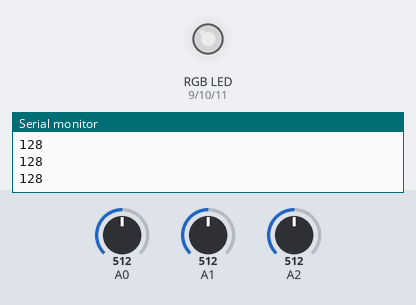
The sketch below on a simulated Arduino Uno, built with avr-gcc and run on an emulated ATmega328P. Shown: an RGB LED mixed from three pins (HIGH = lit), the last lines printed to the serial monitor. The inputs (shaded band) are chosen by the test bench; at power-on: A2 = 512, A0 = 512, A1 = 512. Dim RGB values are drawn brighter than linear.

Above: at 1.2 s.
1.3 s: A2 set to 716
At 2.0 s:
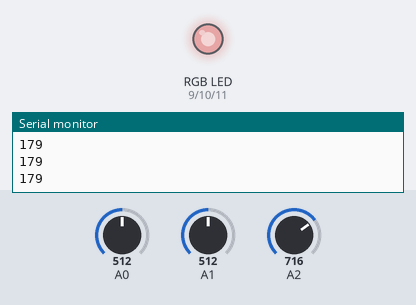
2.8 s: A0 set to 716
At 3.2 s:
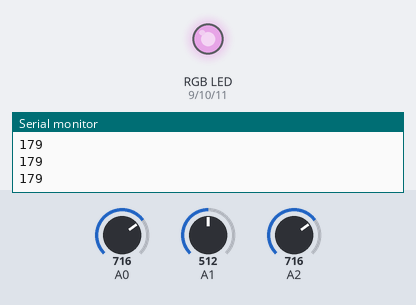
4.3 s: A1 set to 716
At 5.5 s:
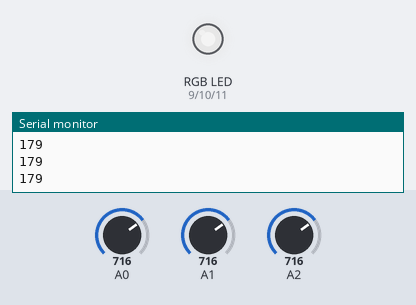
5.8 s: A2 set to 900
At 6.7 s:
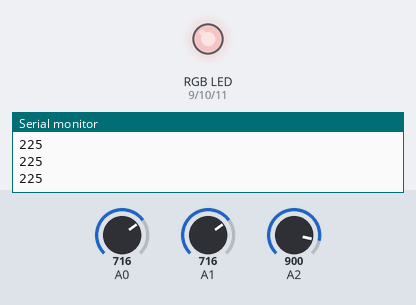
7.3 s: A0 set to 900
At 7.8 s:
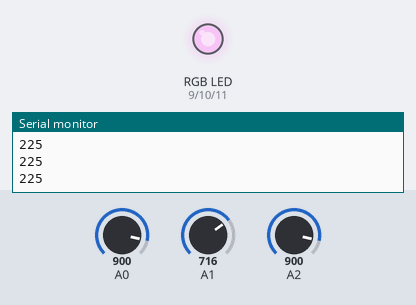
8.8 s: A1 set to 900
At 10.2 s:
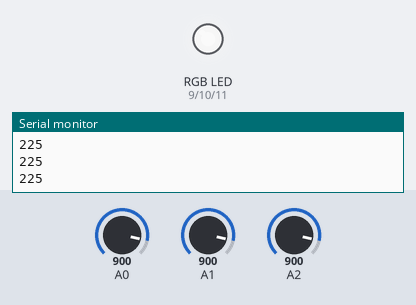
Timing chart, 0 to 11.3 s (numbered marks = the images above; inputs shaded):
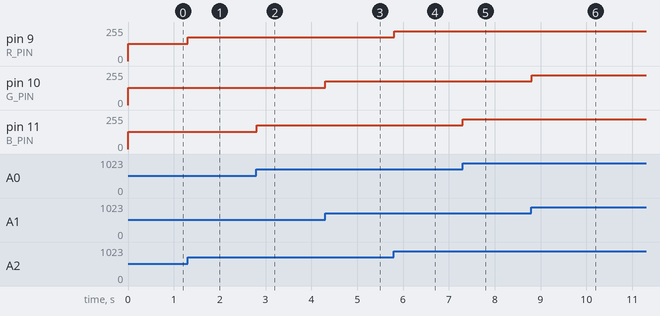

The sketch:

08_Variable_color_LED.ino
```cpp
#define R_PIN  (9)
#define G_PIN (10)
#define B_PIN (11)

void setup()
{
  pinMode(R_PIN, OUTPUT);
  pinMode(G_PIN, OUTPUT);
  pinMode(B_PIN, OUTPUT);
  Serial.begin(9600);
}

void loop()
{
  int rPot = analogRead(A2);
  int gPot = analogRead(A1);
  int bPot = analogRead(A0);

  Serial.println(rPot/4);

  analogWrite(R_PIN,floor(rPot/4));
  analogWrite(G_PIN,floor(gPot/4));
  analogWrite(B_PIN,floor(bPot/4));
}
```

Measured:
- after the input at 1.3 s, pin 9 (R_PIN): 128/255 → 179/255 at once
- after the input at 2.8 s, pin 11 (B_PIN): 128/255 → 179/255 at once
- after the input at 4.3 s, pin 10 (G_PIN): 128/255 → 179/255 at once
- after the input at 5.8 s, pin 9 (R_PIN): 179/255 → 225/255 at once
- after the input at 7.3 s, pin 11 (B_PIN): 179/255 → 225/255 at once
- after the input at 8.8 s, pin 10 (G_PIN): 179/255 → 225/255 at once
